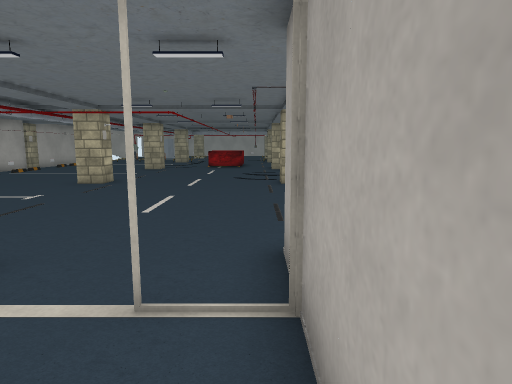
[1] (above)

18 first-person views from a walk through a Unity game level. The camera is 1.5 m above the floor, tilts 8° down and sees 75° across. The floor is counted in squares, 1 m on a side. Each view is taken from the middle of a square. On the plan, view 1 faces up. The plan holds only what a view shows up to about 15 squares ahead; the rest is blank. The place goes on beyond the plan. The player is left out. Door leaves are left out, so doorways stand open. Some surface patterns are stand-ins.

[2]
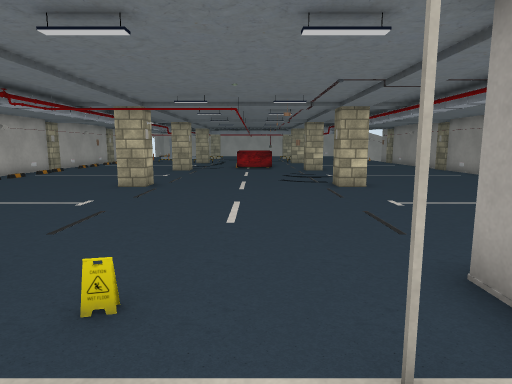

[3]
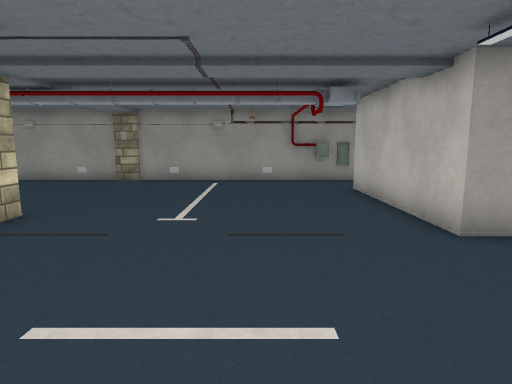

[4]
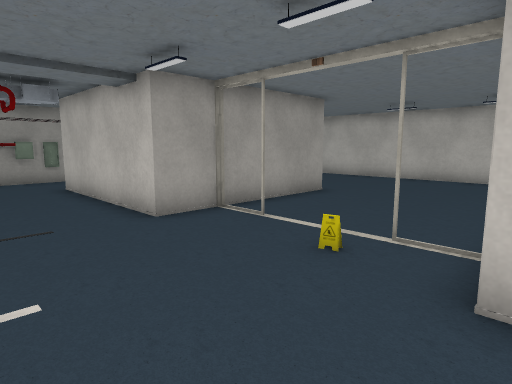

[5]
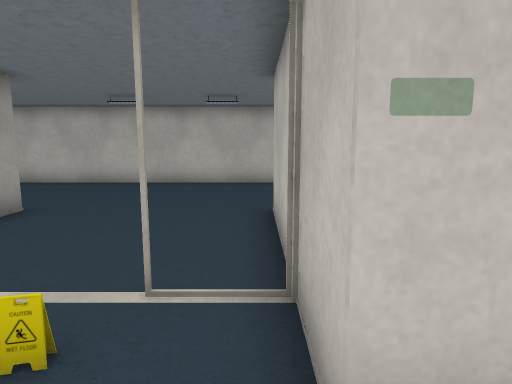

[6]
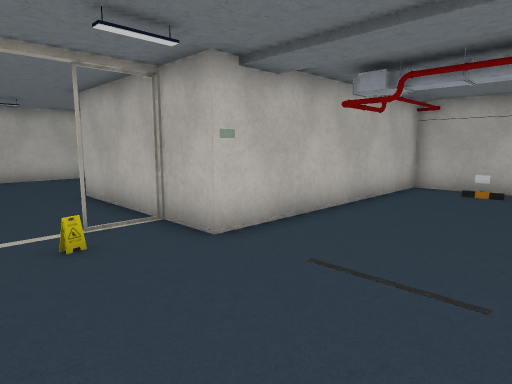

[7]
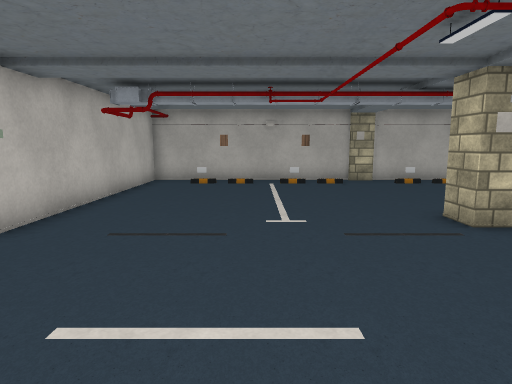

[8]
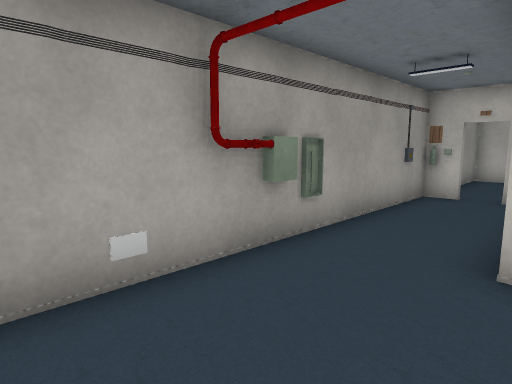

[9]
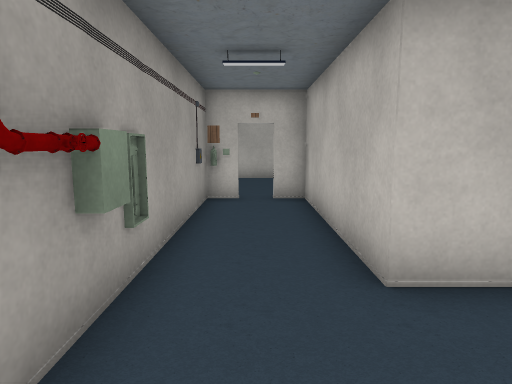

[10]
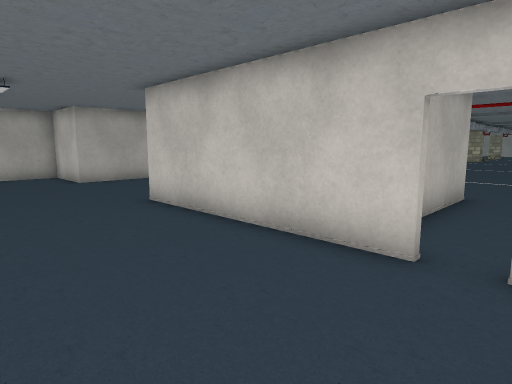

[11]
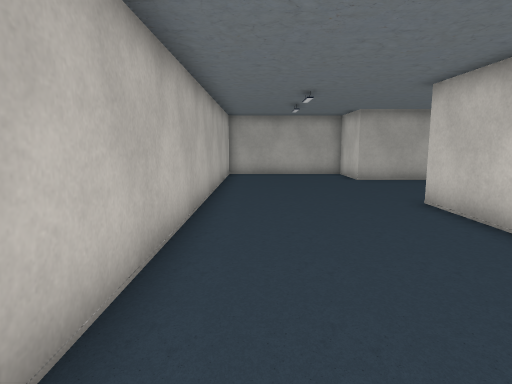

[12]
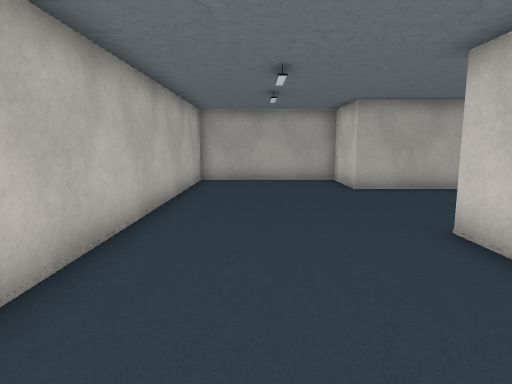

[13]
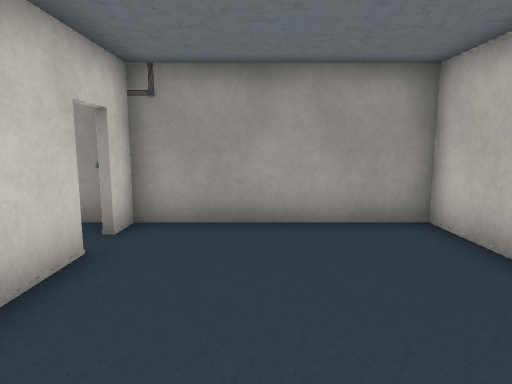

[14]
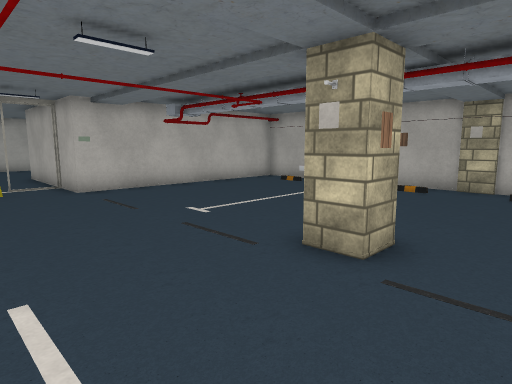

[15]
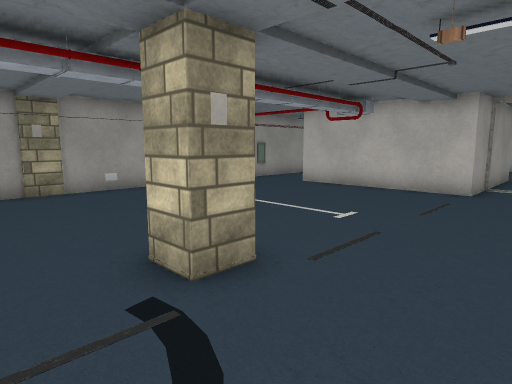

[16]
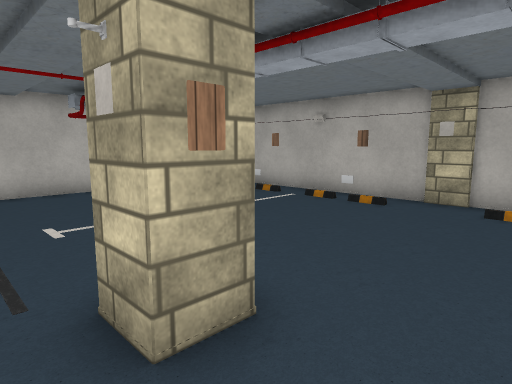

[17]
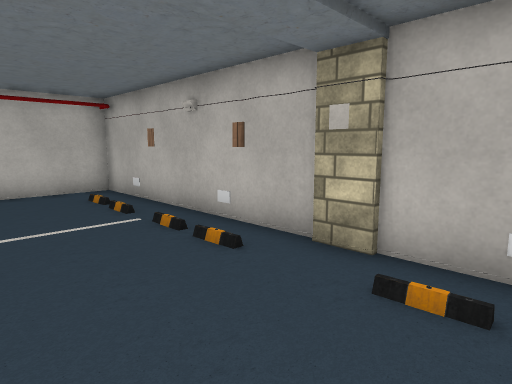

[18]
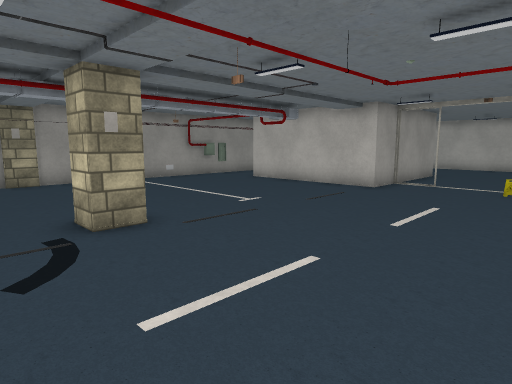

### Floor plan
Points are (right, up) in squares from view 1. A wall is a line through its corners. A room is listed if a view was taken in it or the views show most of it. See-through windows are left out.
Room 1 (views 1, 2, 3, 4, 5, 6, 7, 8, 9, 10, 11, 12, 13, 14, 15, 16, 17, 18)
walls: (7.5, -1.6) (0.4, -1.6) (0.4, 4.6) (6.6, 4.6) (6.6, -1.4) (7.5, -1.4); (8.5, -1.4) (9.5, -1.4); (9.5, -1.6) (8.5, -1.6); (-14.4, 16.5) (-14.4, 4.6) (-5.4, 4.6) (-5.4, -1.6) (-8.4, -1.6) (-8.4, -7.4) (9.4, -7.4) (9.4, 16.5)
ways out: open door at (8, -1.5); gap at (-5, 3); gap at (0, 3)
objects: other object (-14, 7); other object (-14, 11); other object (-14, 16); column (-7, 13) to (-6, 13); sign (-7, 14) to (-6, 14); column (1, 13) to (2, 14); other object (9, -1); other object (9, 0); axe (9, 4); other object (9, 5); other object (9, 6)

Positions as (right, up) in squares from view 1, and headings:
1: (0, 0), facing up
2: (-2, 1), facing up
3: (-5, 8), facing right
4: (-6, 8), facing down-right
5: (-5, 6), facing down
6: (-2, 9), facing down-left
7: (0, 9), facing left
8: (6, 9), facing down-right
9: (8, 8), facing down
10: (9, -6), facing up-left
11: (9, -6), facing left
12: (6, -5), facing left
13: (3, -4), facing right
14: (-2, 16), facing down-left
15: (-2, 16), facing down-right
16: (-5, 16), facing down-left
17: (-10, 16), facing down-left
18: (-5, 16), facing down-right
